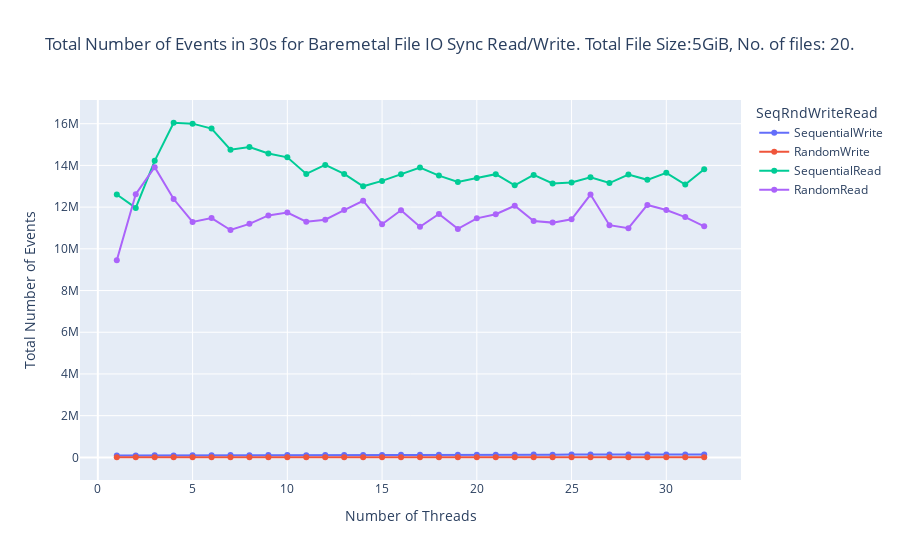

The notebook cell this image was saved under:
### Code cell
import plotly.express as px
fig = px.line(docker_sync_df, x='Number of Threads', y='Total Number of Events', color='SeqRndWriteRead', markers=True, title=f"Total Number of Events in 30s for Docker Container File IO Sync Read/Write. Total File Size:{docker_sync_df['Total File Size'][0]}, No. of files: {docker_sync_df['Number of Files'][0]}.")
fig.show()

### Figure 1 — Plotly figure (JSON) as saved in the notebook; plotly's stock layout.template omitted (floating-point values rounded to 4 significant figures)
{"data": [{"hovertemplate": "SeqRndWriteRead=SequentialWrite<br>Number of Threads=%{x}<br>Total Number of Events=%{y}<extra></extra>", "legendgroup": "SequentialWrite", "line": {"color": "#636efa", "dash": "solid"}, "marker": {"symbol": "circle"}, "mode": "markers+lines", "name": "SequentialWrite", "orientation": "v", "showlegend": true, "type": "scatter", "x": [1, 2, 3, 4, 5, 6, 7, 8, 9, 10, 11, 12, 13, 14, 15, 16, 17, 18, 19, 20, 21, 22, 23, 24, 25, 26, 27, 28, 29, 30, 31, 32], "xaxis": "x", "y": [91185, 91673, 99833, 96343, 98391, 103674, 109185, 108347, 115667, 111357, 103315, 114710, 116143, 118191, 111586, 124788, 122772, 124068, 125635, 126359, 130062, 126115, 133558, 131032, 140434, 139315, 136288, 143150, 135112, 143985, 136076, 143327], "yaxis": "y"}, {"hovertemplate": "SeqRndWriteRead=RandomWrite<br>Number of Threads=%{x}<br>Total Number of Events=%{y}<extra></extra>", "legendgroup": "RandomWrite", "line": {"color": "#EF553B", "dash": "solid"}, "marker": {"symbol": "circle"}, "mode": "markers+lines", "name": "RandomWrite", "orientation": "v", "showlegend": true, "type": "scatter", "x": [1, 2, 3, 4, 5, 6, 7, 8, 9, 10, 11, 12, 13, 14, 15, 16, 17, 18, 19, 20, 21, 22, 23, 24, 25, 26, 27, 28, 29, 30, 31, 32], "xaxis": "x", "y": [6950, 7428, 7423, 7551, 7551, 7432, 7662, 7319, 7542, 7560, 7421, 6942, 7186, 6608, 7183, 7062, 7181, 7078, 6470, 6705, 7065, 6709, 6944, 7191, 6709, 6957, 7186, 7069, 7074, 6930, 7074, 6844], "yaxis": "y"}, {"hovertemplate": "SeqRndWriteRead=SequentialRead<br>Number of Threads=%{x}<br>Total Number of Events=%{y}<extra></extra>", "legendgroup": "SequentialRead", "line": {"color": "#00cc96", "dash": "solid"}, "marker": {"symbol": "circle"}, "mode": "markers+lines", "name": "SequentialRead", "orientation": "v", "showlegend": true, "type": "scatter", "x": [1, 2, 3, 4, 5, 6, 7, 8, 9, 10, 11, 12, 13, 14, 15, 16, 17, 18, 19, 20, 21, 22, 23, 24, 25, 26, 27, 28, 29, 30, 31, 32], "xaxis": "x", "y": [12604172, 11961984, 14220688, 16044940, 16002137, 15763797, 14753519, 14882493, 14571023, 14384903, 13592573, 14023462, 13591855, 12997991, 13256443, 13578813, 13900686, 13511677, 13203786, 13398807, 13579196, 13043247, 13543599, 13134178, 13176646, 13432994, 13154163, 13559146, 13308057, 13646151, 13082332, 13819888], "yaxis": "y"}, {"hovertemplate": "SeqRndWriteRead=RandomRead<br>Number of Threads=%{x}<br>Total Number of Events=%{y}<extra></extra>", "legendgroup": "RandomRead", "line": {"color": "#ab63fa", "dash": "solid"}, "marker": {"symbol": "circle"}, "mode": "markers+lines", "name": "RandomRead", "orientation": "v", "showlegend": true, "type": "scatter", "x": [1, 2, 3, 4, 5, 6, 7, 8, 9, 10, 11, 12, 13, 14, 15, 16, 17, 18, 19, 20, 21, 22, 23, 24, 25, 26, 27, 28, 29, 30, 31, 32], "xaxis": "x", "y": [9448882, 12614556, 13913582, 12387889, 11287299, 11475225, 10903349, 11197530, 11601442, 11737709, 11301034, 11397506, 11857213, 12305811, 11181643, 11853540, 11059471, 11674828, 10955843, 11460380, 11658200, 12063803, 11330597, 11256324, 11415276, 12602822, 11133608, 10987871, 12103389, 11858152, 11521813, 11077095], "yaxis": "y"}], "layout": {"legend": {"title": {"text": "SeqRndWriteRead"}, "tracegroupgap": 0}, "title": {"text": "Total Number of Events in 30s for Baremetal File IO Sync Read/Write. Total File Size:5GiB, No. of files: 20."}, "xaxis": {"anchor": "y", "domain": [0, 1], "title": {"text": "Number of Threads"}}, "yaxis": {"anchor": "x", "domain": [0, 1], "title": {"text": "Total Number of Events"}}}}
